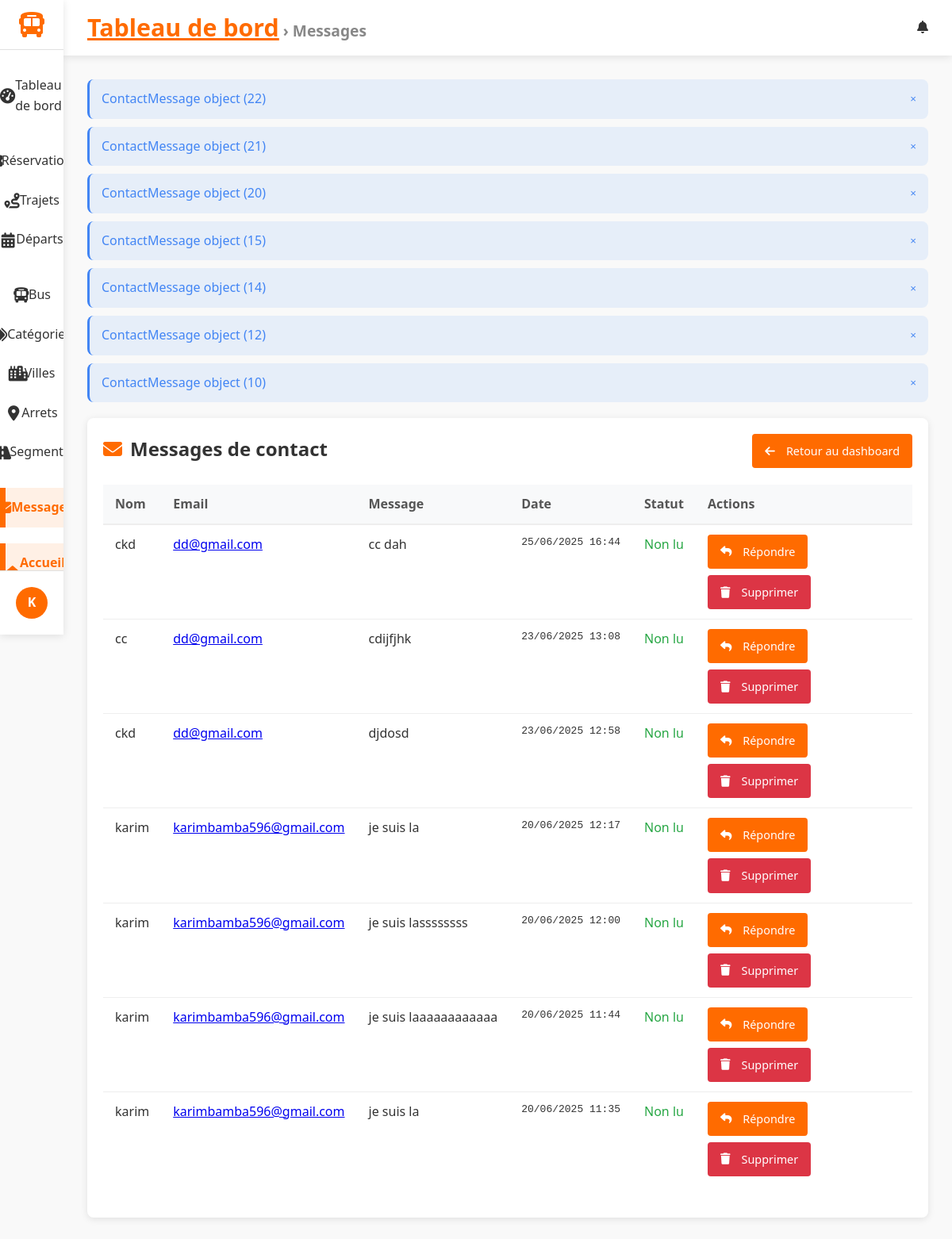
Page /dashboard/messages/ (signed in) on the earlier database version.
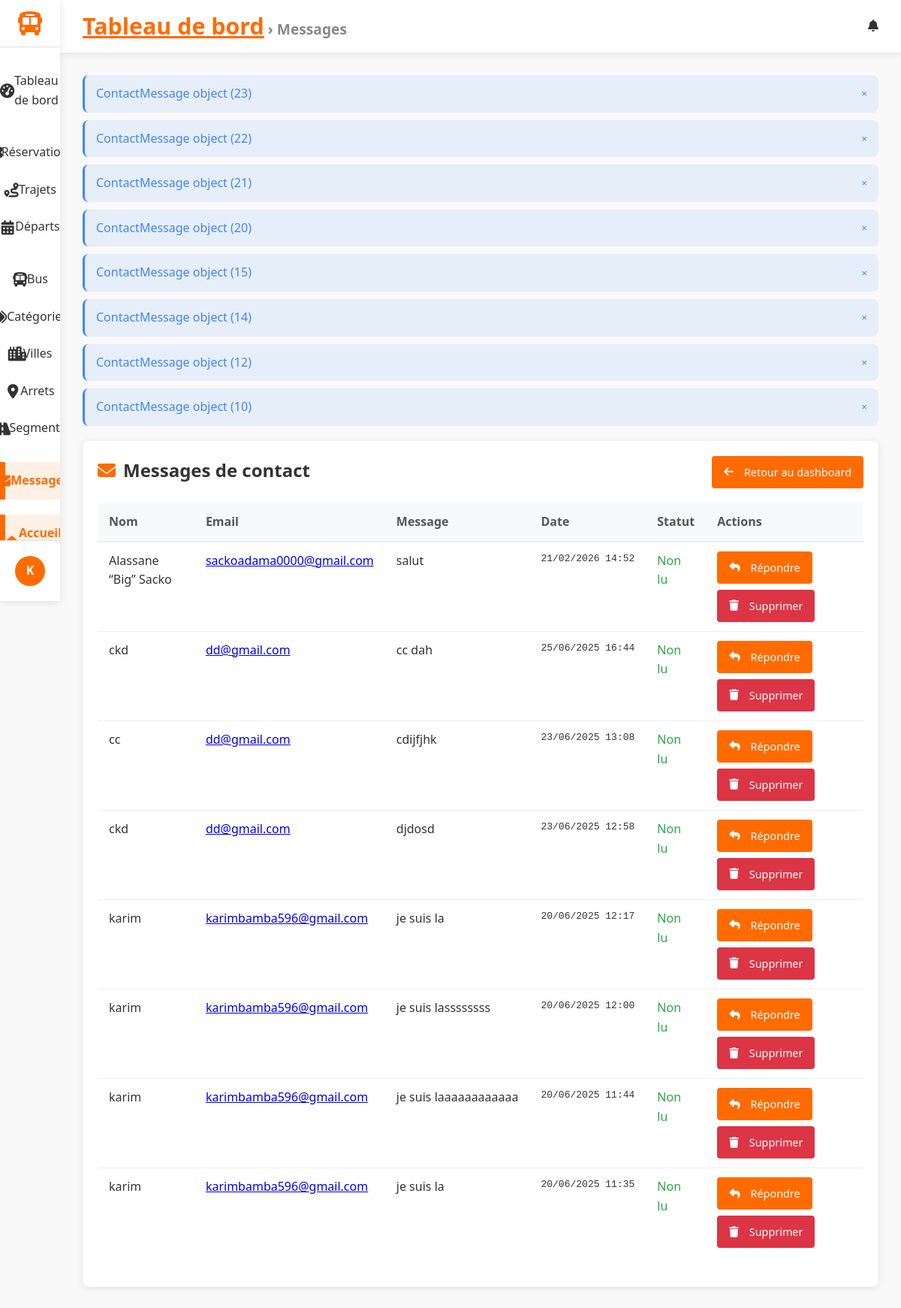
Same page on the later database version.
### reservations/models.py (models this page shows)
class ContactMessage(models.Model):
    name = models.CharField(max_length=100)
    email = models.EmailField()
    message = models.TextField()
    submitted_at = models.DateTimeField(auto_now_add=True)
    reply = models.TextField(blank=True, null=True)
    replied_at = models.DateTimeField(blank=True, null=True)

### gareci_admin/views.py (the view)
# urls.py: path("messages/", MessageListView.as_view(), name="message_list"),
class MessageListView(StaffRequiredMixin,ActiveTabMixin, BreadcrumbMixin , ListView):
    model = ContactMessage
    template_name = 'dashboard/message_list.html'
    active_tab_value ='messages'
    breadcrumb_title = 'Messages'
    context_object_name = 'messages'
    ordering = ['-submitted_at']

### gareci_admin/utils.py (called while the page is built)
    def test_func(self):
        return self.request.user.is_staff

    def get_context_data(self, **kwargs):
        context = super().get_context_data(**kwargs)
        if self.active_tab_value:
            context['active_tab'] = self.active_tab_value
        return context

    def get_context_data(self, **kwargs):
        context = super().get_context_data(**kwargs)
        if self.breadcrumb_title:
            context['breadcrumb_title'] = self.breadcrumb_title
        return context

### gareci_admin/templates/dashboard/message_list.html (shortened to what this page needs)
{% extends 'dashboard/dashboard_base.html' %}
{% block content %}
<div class="messages-container">
    <div class="messages-header">
        <h2><i class="fas fa-envelope"></i> Messages de contact</h2>
        <a href="{% url 'dashboard:index' %}" class="btn btn-primary">
            <i class="fas fa-arrow-left"></i> Retour au dashboard
        </a>
    </div>
    <table class="messages-table">
        <thead>
            <tr>
                <th>Nom</th>
                <th>Email</th>
                <th>Message</th>
                <th>Date</th>
                <th>Statut</th>
                <th>Actions</th>
            </tr>
        </thead>
        <tbody>
            {% for msg in messages %}
            <tr>
                <td>{{ msg.name }}</td>
                <td><a href="mailto:{{ msg.email }}">{{ msg.email }}</a></td>
                <td class="message-preview" title="{{ msg.message }}">{{ msg.message }}</td>
                <td class="datetime">{{ msg.submitted_at|date:"d/m/Y H:i" }}</td>
                <td class="{% if msg.is_read %}status-read{% else %}status-unread{% endif %}">
                    {{ msg.is_read|yesno:"Lu,Non lu" }}
                </td>
                <td>
                    <div class="action-buttons">
                        <a href="{% url 'dashboard:message_reply' msg.id %}" class="btn btn-sm btn-primary">
                            <i class="fas fa-reply"></i> Répondre
                        </a>
                        <a href="{% url 'dashboard:message_delete' msg.id %}"
                           class="btn btn-sm btn-danger"
                           onclick="return confirm('Voulez-vous vraiment supprimer ce message ?');">
                            <i class="fas fa-trash"></i> Supprimer
                        </a>
                    </div>
                </td>
            </tr>
            {% endfor %}
        </tbody>
    </table>
</div>
{% endblock %}

### gareci_admin/templates/dashboard/dashboard_base.html (shortened to what the changed rows need)
{% load static %}
<!DOCTYPE html>
<html lang="fr">
<head>
    <link rel="stylesheet" href="https://cdnjs.cloudflare.com/ajax/libs/font-awesome/6.4.0/css/all.min.css">
    <link rel="stylesheet" href="{% static 'css/gareci_admin/dashboards.css' %}">
    <link rel="stylesheet" href="{% static 'css/gareci_admin/reservation_list.css' %}">
    <link rel="stylesheet" href="{% static 'css/gareci_admin/reservation_form.css' %}">
    <link rel="stylesheet" href="{% static 'css/gareci_admin/reservation_confirm_delete.css' %}">
    <link rel="stylesheet" href="{% static 'css/gareci_admin/trip_form.css' %}">
    <link rel="stylesheet" href="{% static 'css/gareci_admin/trip_list.css' %}">
    <link rel="stylesheet" href="{% static 'css/gareci_admin/message_list.css' %}">
    <link rel="stylesheet" href="{% static 'css/gareci_admin/message_form.css' %}">
    <link rel="stylesheet" href="{% static 'css/gareci_admin/message_confirm_delete.css' %}">
    <link rel="stylesheet" href="{% static 'css/gareci_admin/departure_list_.css' %}">
    <link rel="stylesheet" href="{% static 'css/gareci_admin/departure_form.css' %}">
    <link rel="stylesheet" href="{% static 'css/gareci_admin/category_list.css' %}">
    <link rel="stylesheet" href="{% static 'css/gareci_admin/category_form.css' %}">
    <link rel="stylesheet" href="{% static 'css/gareci_admin/bus_list.css' %}">
    <link rel="stylesheet" href="{% static 'css/gareci_admin/bus_form.css' %}">
    <link rel="stylesheet" href="{% static 'css/gareci_admin/searchable_select.css' %}">
</head>
<body>
    <div class="dashboard-container">
        <main class="main-content">
            <div class="content-wrapper">
                {% if messages %}
                <ul class="messages">
                    {% for message in messages %}
                    <li class="message {% if message.tags %}message-{{ message.tags }}{% else %}message-info{% endif %}">
                        <span>{{ message }}</span>
                        <button type="button" class="close-message">&times;</button>
                    </li>
                    {% endfor %}
                </ul>
                {% endif %}
                {% block content %}{% endblock %}
            </div>
        </main>
    </div>
</body>
</html>

Differences in the rows shown:
added ContactMessage: id "ContactMessage object (23)", name "Alassane “Big” Sacko", email "sackoadama0000@gmail.com", message "salut", submitted_at "21/02/2026 14:52", is_read "Non lu"
